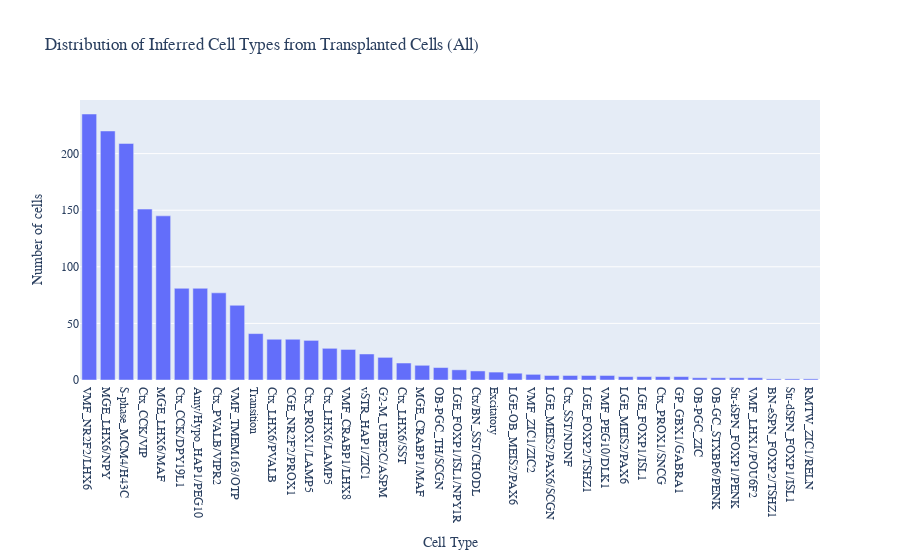

Notebook cell for this chart:
### Code cell
first = pd.Series(le.inverse_transform(topk_all.loc[:, 0].values)).value_counts()
second = pd.Series(le.inverse_transform(topk_all.loc[:, 1].values)).value_counts()

fig = go.Figure(
    data=[
        go.Bar(x=first.index, y=first.values, name='First Predicted Label'),
    ]
)

fig.update_layout(
    title='Distribution of Inferred Cell Types from Transplanted Cells (All)',
    font_family='Serif',
    xaxis_title='Cell Type',
    yaxis_title='Number of cells',
    legend=None,
)

fig.show()
fig.write_image('../../ms-thesis/images/mo_experiment_inference_all.pdf', scale=3)

### Figure 1 — Plotly figure (JSON) as saved in the notebook; plotly's stock layout.template omitted (floating-point values rounded to 4 significant figures)
{"data": [{"name": "First Predicted Label", "type": "bar", "x": ["VMF_NR2F2/LHX6", "MGE_LHX6/NPY", "S-phase_MCM4/H43C", "Ctx_CCK/VIP", "MGE_LHX6/MAF", "Ctx_CCK/DPY19L1", "Amy/Hypo_HAP1/PEG10", "Ctx_PVALB/VIPR2", "VMF_TMEM163/OTP", "Transition", "Ctx_LHX6/PVALB", "CGE_NR2F2/PROX1", "Ctx_PROX1/LAMP5", "Ctx_LHX6/LAMP5", "VMF_CRABP1/LHX8", "vSTR_HAP1/ZIC1", "G2-M_UBE2C/ASPM", "Ctx_LHX6/SST", "MGE_CRABP1/MAF", "OB-PGC_TH/SCGN", "LGE_FOXP1/ISL1/NPY1R", "Ctx/BN_SST/CHODL", "Excitatory", "LGE-OB_MEIS2/PAX6", "VMF_ZIC1/ZIC2", "LGE_MEIS2/PAX6/SCGN", "Ctx_SST/NDNF", "LGE_FOXP2/TSHZ1", "VMF_PEG10/DLK1", "LGE_MEIS2/PAX6", "LGE_FOXP1/ISL1", "Ctx_PROX1/SNCG", "GP_GBX1/GABRA1", "OB-PGC_ZIC", "OB-GC_STXBP6/PENK", "Str-iSPN_FOXP1/PENK", "VMF_LHX1/POU6F2", "BN-eSPN_FOXP2/TSHZ1", "Str-dSPN_FOXP1/ISL1", "RMTW_ZIC1/RELN"], "y": [235, 220, 209, 151, 145, 81, 81, 77, 66, 41, 36, 36, 35, 28, 27, 23, 20, 15, 13, 11, 9, 8, 7, 6, 5, 4, 4, 4, 4, 3, 3, 3, 3, 2, 2, 2, 2, 1, 1, 1]}], "layout": {"font": {"family": "Serif"}, "legend": {}, "title": {"text": "Distribution of Inferred Cell Types from Transplanted Cells (All)"}, "xaxis": {"title": {"text": "Cell Type"}}, "yaxis": {"title": {"text": "Number of cells"}}}}
